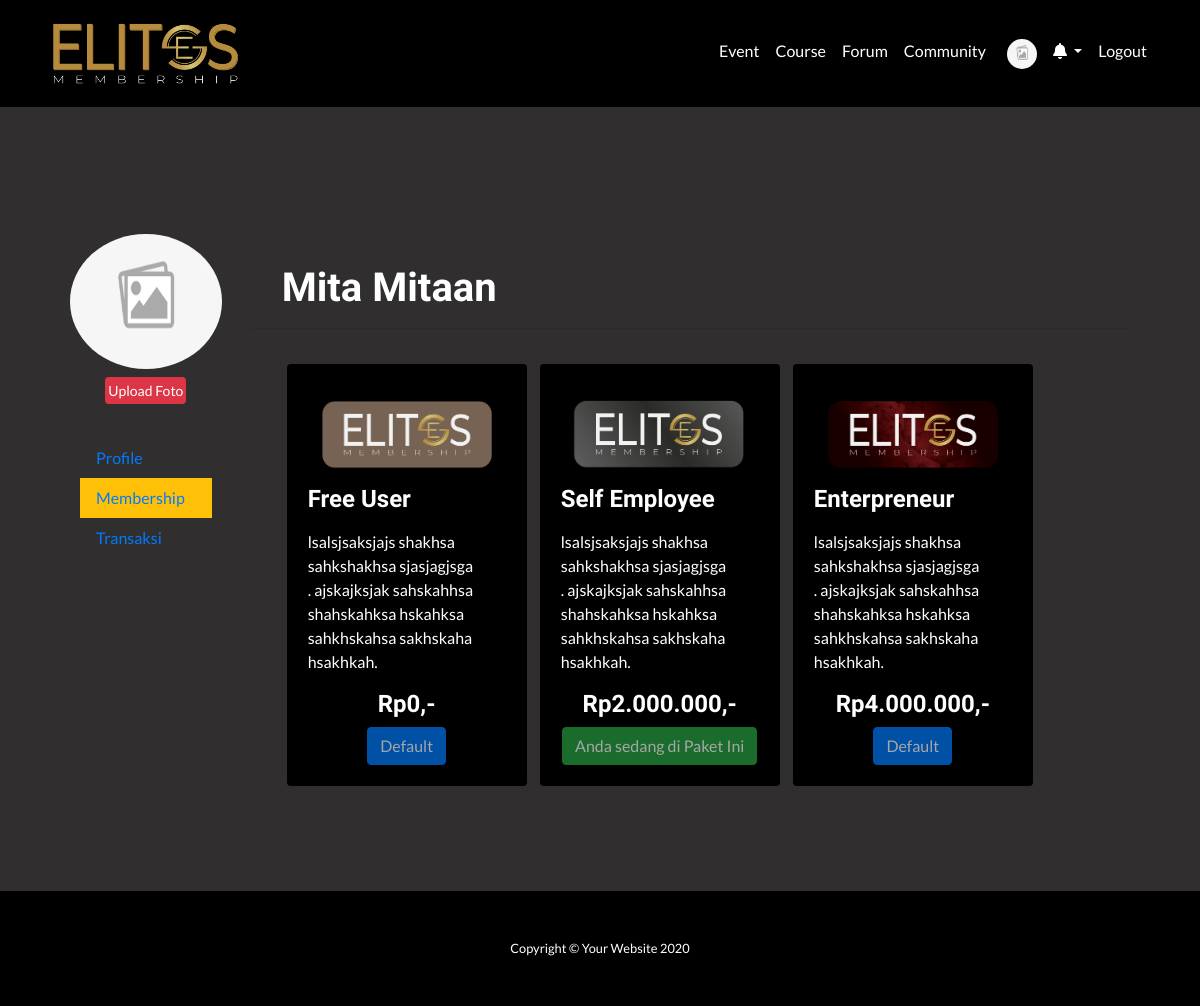
Page /index.php?hal=akun-membership (signed in) on the committed database.
### tables this page shows
CREATE TABLE `user` (
  `id_user` int(11) NOT NULL,
  `nama_user` varchar(50) NOT NULL,
  `alamat` text NOT NULL,
  `tgl_lahir` date NOT NULL,
  `jenis_kelamin` varchar(15) NOT NULL,
  `no_hp` varchar(15) NOT NULL,
  `email` varchar(50) NOT NULL,
  `password` varchar(15) NOT NULL,
  `foto` varchar(100) NOT NULL,
  `hak_akses` varchar(15) NOT NULL,
  `status` varchar(15) NOT NULL,
  `setuju` varchar(5) NOT NULL
);

CREATE TABLE `paket_member` (
  `id_paket` int(11) NOT NULL,
  `nama_paket` varchar(50) NOT NULL,
  `harga_member` double NOT NULL,
  `deskripsi_paket` text NOT NULL,
  `kondisi` varchar(10) NOT NULL,
  `jumlah_kelas` int(11) NOT NULL,
  `foto_paket` varchar(100) NOT NULL,
  `masa_berlaku` varchar(20) NOT NULL
);

### fungsional/data/data-user.php (called while the page is built, shortened)
<?php
    if (!empty($iduser))
    {
        $tampil = $crud->tampilId("user", "id_user", "$iduser");
        foreach ($tampil as $key)
        {
            $namauser = $key['nama_user'];
            $foto     = $key['foto'];
            if ($foto=='Kosong')
            {
                $gambar = "./img/nofoto.png";
                $kataTombolFoto = "Upload Foto";
            }
            else
            {
                $gambar ="./foto/user/$foto";
                $kataTombolFoto = "Ganti Foto";
            }
        }
    }
?>

### fungsional/data/konfigurasi.php (called while the page is built, shortened)
<?php
    class konfigurasi
    {
        function sambungkan()
        {
            include './fungsional/data/koneksi.php';
            $sambungan = mysqli_connect($server, $username, $password, $database);
            if ($sambungan)
            {
                return $sambungan;
            }
            else
            {
                echo
                "
                    <h1>Gagal Konek database</h1>
                ";
            }
        }
    }
?>

### fungsional/data/isiData.php (called while the page is built, shortened)
<?php
    class isiData extends konfigurasi
    {
        public function perulanganData($q)
        {
            while ($a = mysqli_fetch_array($q))
            {
                $isi[]=$a;
            }
            return $isi;
        }
        public function hitungData($q)
        {
            $hitung = mysqli_num_rows($q);
            return $hitung;
        }
        public function eksekusiSQL($sqlnya)
        {
            $sambungannya=parent::sambungkan();
            $que = mysqli_query($sambungannya, $sqlnya);
            return $que;
        }
        public function tampilData($nama_tabel)
        {
            $sql = "SELECT *FROM $nama_tabel";
            $que = $this->eksekusiSQL($sql);
            $hitungan = $this->hitungData($que);
            if ($hitungan>0)
            {
                $kondisi = $this->perulanganData($que);
            }
            else
            {
                $kondisi = $hitungan;
            }
            return $kondisi;
        }
        public function tampilId($nama_tabel, $id, $val)
        {
            $sql = "SELECT *FROM $nama_tabel WHERE $id = '$val'";
            $que = $this->eksekusiSQL($sql);
            $kondisi = $this->perulanganData($que);
            return $kondisi;
        }
    }
?>

### fungsional/data/fungsional.php (called while the page is built, shortened)
<?php
    function formatRupiah($angka)
    {
        $isi = number_format($angka, 0, ".", ".");
        return $isi;
    }
?>

### fungsional/halm/akun-membership.php (the view, shortened to what this page needs)
<?php
    include './fungsional/konfig/headerUdahLogin.php';
?>
  <section  style="margin-top: 0;">
    <div class="container" style="padding: 20px; margin-top:100px;">
        <div class="row">
            <div class="col-md-2">
               <?php
                include './fungsional/data/membership.php';
               ?>
            </div>
            <div class="col-md-10">
                <h1 style="margin: 30px; margin-bottom:0px;"><?php echo"$namauser";?></h1>
                <hr>
                <div style="margin: 30px;">
                  <?php
                    $perintah = $crud->eksekusiSQl("SELECT *FROM paket_member WHERE kondisi='POSTING'");
                    $hitung   = $crud->hitungData($perintah);
                    if ($hitung==0)
                    {
                        pesanKosong();
                    }
                    else
                    {
                        $tampilin = $crud->tampilData("paket_member");
                        foreach($tampilin as $a)
                        {
                            $nama   = $a['nama_paket'];
                            $harga  = $a['harga_member'];
                            $deskrip= $a['deskripsi_paket'];
                            $jumkel = $a['jumlah_kelas'];
                            $rpHarga = "Rp".formatRupiah($harga).",-";
                            $foto = $a['foto_paket'];
                            $idpaket= $a['id_paket'];
                            if ($foto=="Kosong")
                            {
                                $gambar = "<img class='card-img-top' src='img/nofoto.png' width='50' height='50'>";
                            }
                            else
                            {
                                $tujuan = "foto/paket/$foto";
                                $gambar =
                                "
                                        <img class='card-img-top' src='$tujuan' width='100%' height='100'>
                                ";
                            }
                            $statuser = $crud->eksekusiSQL("SELECT *FROM user_status WHERE id_user='$userId' AND id_paket='$idpaket'");
                            $hitungUs = $crud->hitungData($statuser);
                            if ($hitungUs>0)
                            {
                                $class='btn btn-success disabled';
                                $kataTombol ='Anda sedang di Paket Ini';
                            }
                            else
                            {
                                $class='btn btn-primary';
                                $jumket = 1;
                                if ($jumkel>$jumket)
                                {
                                    $kataTombol = "Upgrade";
                                }
                                else
                                {
                                    $class='btn btn-primary disabled';
                                    $kataTombol ='Default';
                                }
                                $paketan = $crud->eksekusiSQL("SELECT *FROM paket_member WHERE id_paket>$idpaket");
                                $hitungP = $crud->hitungData($paketan);
                                if ($hitungP==0)
                                {
                                    $class='btn btn-primary disabled';
                                    $kataTombol ='Default';
                                }
                            }
                            echo
                            "
                            <div class='card' style='width: 15rem; display:inline-block; margin:5px; color:white; background-color:black;'>
                                <div class='card-body'>
                                <h4 class='card-title'>
                                    $gambar <br>
                                    $nama
                                </h4>
                                <p class='card-text'>$deskrip</p>
                                <h4 class='card-text' align='center'>
                                    <b>$rpHarga</b>
                                </h4>
                                <center>
                                <a href='?hal=konfirmasi-pembayaran&k=$idpaket&mau=paket' class='$class'>$kataTombol</a>
                                </center>
                                </div>
                            </div>
                            ";
                        }
                    }
                  ?>
                </div>
            </div>
        </div>
    </div>
  </section>
<?php
    include './fungsional/konfig/footer.php';
?>

### fungsional/data/membership.php (shortened to what this page needs)
<a data-fancybox href="<?php echo $gambar; ?>" data-caption="<?php echo "$namauser"; ?>">
  <img src="<?php echo $gambar; ?>" width="100%" height="135" class="rounded-circle" alt="<?php echo "$namauser"; ?>">
  <center>
    <a data-fancybox data-src="#fotoan" href="javascript:;" style="padding: 2px; margin-top:8px" class="btn btn-danger btn-sm" ><?php echo $kataTombolFoto; ?></a>
  </center>
</a>
<br>
<?php
  if ($hal=="akun-profile")
  {
    $profil = "bg-warning";
    $member = "";
    $trans  = "";
  }
  elseif ($hal=="akun-membership")
  {
    $profil = "";
    $member = "bg-warning";
    $trans  = "";
  }
  else
  {
    $profil = "";
    $member = "";
    $trans  = "bg-warning";
  }
?>
<div style="margin: 10px; color:white">
  <ul class="nav flex-column">
    <li class="nav-item">
      <a class="nav-link active <?php echo $profil; ?>" href="?hal=akun-profile">Profile</a>
    </li>
    <li class="nav-item">
      <a class="nav-link active <?php echo $member; ?>" href="?hal=akun-membership">Membership</a>
    </li>
    <li class="nav-item">
      <a class="nav-link active <?php echo $trans; ?>" href="?hal=akun-respon&mode=udahbaca">
        Transaksi
      </a>
    </li>
  </ul>
</div>

### css/tampilan.css (style rules this page uses)
body { background-color: #302e2e; color: white; }
section { padding: 50px; }

### rows in the picture
user: foto "Upload Foto", nama_user "Mita Mitaan"
paket_member: foto_paket (picture), nama_paket "Free User", deskripsi_paket "lsalsjsaksjajs shakhsa sahkshakhsa sjasjagjsga . ajskajksjak sahskahhsa shahskahksa hskahksa sahkhskahsa sakhskaha hsakhkah.", harga_member "Rp0,-", jumlah_kelas "Default"
paket_member: foto_paket (picture), nama_paket "Self Employee", deskripsi_paket "lsalsjsaksjajs shakhsa sahkshakhsa sjasjagjsga . ajskajksjak sahskahhsa shahskahksa hskahksa sahkhskahsa sakhskaha hsakhkah.", harga_member "Rp2.000.000,-", kataTombol "Anda sedang di Paket Ini"
paket_member: foto_paket (picture), nama_paket "Enterpreneur", deskripsi_paket "lsalsjsaksjajs shakhsa sahkshakhsa sjasjagjsga . ajskajksjak sahskahhsa shahskahksa hskahksa sahkhskahsa sakhskaha hsakhkah.", harga_member "Rp4.000.000,-", kataTombol "Default"
